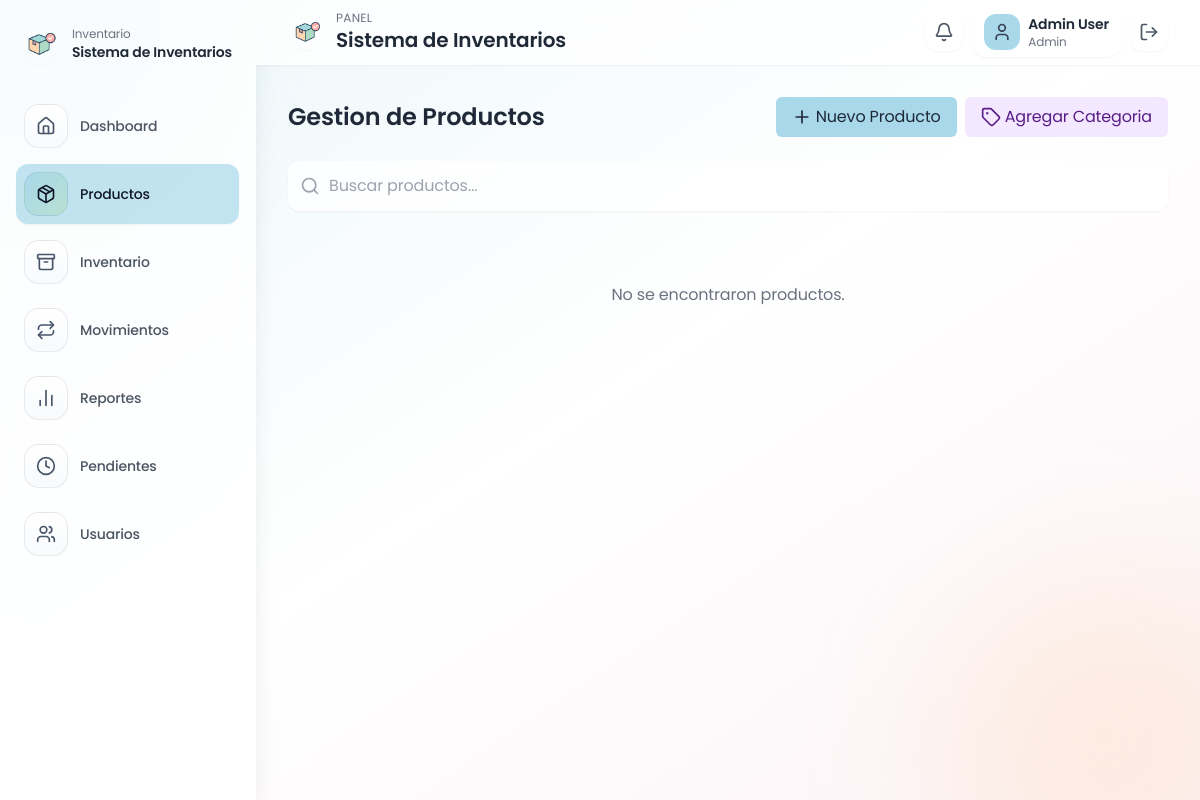
Before: /products (signed in) with the older database file.
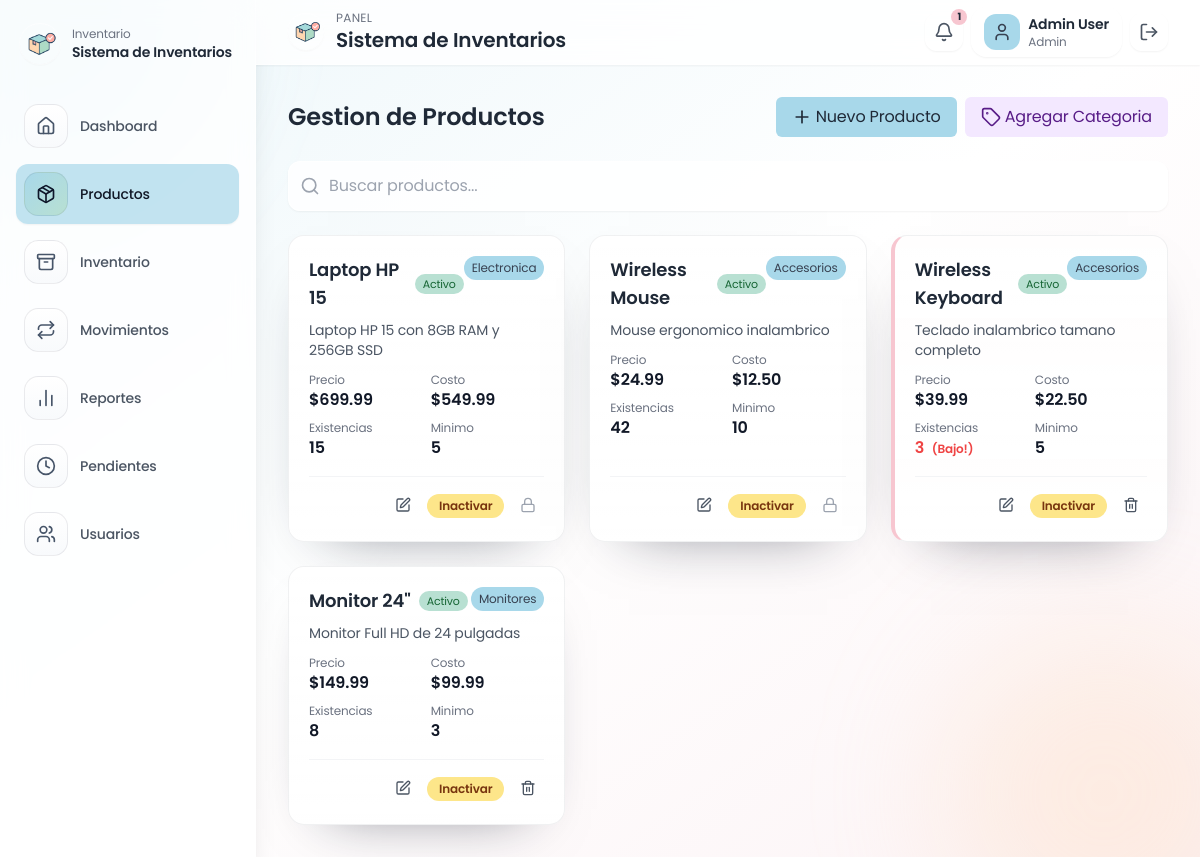
After: the same page with the newer database file.
### tables this page shows
CREATE TABLE IF NOT EXISTS products (
    id INT AUTO_INCREMENT PRIMARY KEY,
    name VARCHAR(150) NOT NULL,
    description TEXT,
    category_id INT NOT NULL,
    price DECIMAL(10,2) NOT NULL DEFAULT 0,
    cost DECIMAL(10,2) NOT NULL DEFAULT 0,
    stock_quantity INT NOT NULL DEFAULT 0,
    min_stock_level INT NOT NULL DEFAULT 0,
    active TINYINT(1) NOT NULL DEFAULT 1,
    image_url TEXT,
    created_at DATETIME NOT NULL DEFAULT CURRENT_TIMESTAMP,
    CONSTRAINT fk_products_category FOREIGN KEY (category_id) REFERENCES categories(id) ON UPDATE CASCADE
);

CREATE TABLE IF NOT EXISTS categories (
    id INT AUTO_INCREMENT PRIMARY KEY,
    name VARCHAR(120) NOT NULL UNIQUE,
    created_at DATETIME NOT NULL DEFAULT CURRENT_TIMESTAMP
);

### app/helpers.php (called while the page is built, shortened)
<?php
function config(string $key, mixed $default = null): mixed
{
    $config = $GLOBALS['app_config'] ?? [];
    $segments = explode('.', $key);
    $value = $config;
    foreach ($segments as $segment) {
        if (is_array($value) && array_key_exists($segment, $value)) {
            $value = $value[$segment];
        } else {
            return $default;
        }
    }
    return $value;
}
function base_url(string $path = ''): string
{
    $base = config('app.base_url', '');
    if ($base === '') {
        $base = rtrim(str_replace('\\', '/', dirname($_SERVER['SCRIPT_NAME'] ?? '')), '/');
    }
    return rtrim($base, '/') . '/' . ltrim($path, '/');
}
function e(?string $value): string
{
    return htmlspecialchars((string) $value, ENT_QUOTES, 'UTF-8');
}
function current_path(): string
{
    $uri = parse_url($_SERVER['REQUEST_URI'] ?? '/', PHP_URL_PATH);
    $base = rtrim(str_replace('\\', '/', dirname($_SERVER['SCRIPT_NAME'] ?? '')), '/');
    $path = '/' . ltrim($uri, '/');
    return $path === '' ? '/' : $path;
}
function auth_user(): ?array
{
    return $_SESSION['user'] ?? null;
}
function render(string $view, array $data = [], ?string $layout = 'layout'): void
{
    $viewFile = __DIR__ . '/Views/' . $view . '.php';
    extract($data);
    include $viewFile;
    $layoutFile = __DIR__ . '/Views/' . $layout . '.php';
    include $layoutFile;
}

### app/Core/Controller.php (called while the page is built, shortened)
<?php
abstract class Controller
{
    protected function render(string $view, array $data = [], ?string $layout = 'layout'): void
    {
        render($view, $data, $layout);
    }
}

### app/Controllers/ProductController.php (called while the page is built, shortened)
<?php
class ProductController extends Controller
{
    public function index(): void
    {
        $currentUser = auth_user();
        $isAdmin = ($currentUser['role'] ?? null) === 'admin';
        $search = trim($_GET['q'] ?? '');
        $category = isset($_GET['category']) ? (int) $_GET['category'] : null;
        $editId = isset($_GET['edit']) ? (int) $_GET['edit'] : null;
        $editingProduct = ($isAdmin && $editId) ? Product::find($editId) : null;
        $products = Product::all($search ?: null, $category ?: null);
        $categories = Category::all();
        $this->render('products/index', [
            'products' => $products,
            'categories' => $categories,
            'search' => $search,
            'selectedCategory' => $category,
            'editingProduct' => $editingProduct,
            'isAdmin' => $isAdmin,
            'message' => flash('success'),
            'error' => flash('error'),
        ]);
    }
}

### public/index.php (called while the page is built, shortened)
<?php
$router = new Router();
$router->get('/login', [AuthController::class, 'showLogin']);
$router->post('/login', [AuthController::class, 'login']);
$router->get('/logout', [AuthController::class, 'logout']);
$router->get('/', [DashboardController::class, 'index']);
$router->get('/products', [ProductController::class, 'index']);
$router->post('/products/save', [ProductController::class, 'save']);
$router->post('/products/deactivate', [ProductController::class, 'deactivate']);
$router->post('/products/reactivate', [ProductController::class, 'reactivate']);
$router->post('/products/delete', [ProductController::class, 'delete']);
$router->post('/categories/save', [CategoryController::class, 'save']);
$router->get('/inventory', [InventoryController::class, 'index']);
$router->post('/inventory/adjust', [InventoryController::class, 'adjust']);
$router->get('/movements', [MovementController::class, 'index']);
$router->post('/movements/save', [MovementController::class, 'save']);
$router->get('/movements/pending', [MovementController::class, 'pending']);
$router->post('/movements/approve', [MovementController::class, 'approve']);
$router->post('/movements/reject', [MovementController::class, 'reject']);
$router->get('/reports', [ReportController::class, 'index']);
$router->get('/users', [UserController::class, 'index']);
$router->post('/users/save', [UserController::class, 'save']);
$router->post('/users/delete', [UserController::class, 'delete']);
$router->post('/users/toggle', [UserController::class, 'toggle']);
$router->dispatch($_SERVER['REQUEST_METHOD'], parse_url($_SERVER['REQUEST_URI'] ?? '/', PHP_URL_PATH) ?: '/');

### app/Models/Product.php (called while the page is built, shortened)
<?php
class Product
{
    public static function all(?string $search = null, ?int $categoryId = null, bool $onlyActive = false): array
    {
        $pdo = Database::connection();
        $sql = 'SELECT p.*, c.name as category, c.id as category_id, (SELECT COUNT(*) FROM movements m WHERE m.product_id = p.id) as movements_count
                FROM products p
                INNER JOIN categories c ON c.id = p.category_id
                WHERE 1=1';
        $params = [];
        $sql .= ' ORDER BY p.created_at DESC';
        $stmt = $pdo->prepare($sql);
        $stmt->execute($params);
        return $stmt->fetchAll();
    }
    public static function lowStock(): array
    {
        $pdo = Database::connection();
        $stmt = $pdo->query('SELECT p.*, c.name as category, c.id as category_id FROM products p INNER JOIN categories c ON c.id = p.category_id WHERE p.stock_quantity <= p.min_stock_level AND p.active = 1 ORDER BY p.stock_quantity ASC');
        return $stmt->fetchAll();
    }
}

### app/Views/products/index.php (the view, shortened to what the changed rows need)
<?php
$isAdmin = $isAdmin ?? false;
?>
<div class="max-w-7xl mx-auto space-y-6">
    <div class="flex flex-col sm:flex-row items-start sm:items-center justify-between">
        <h2 class="text-2xl font-semibold text-gray-800">Gestion de Productos</h2>
    </div>
    <?php if (count($products) === 0): ?>
        <div class="text-center py-12">
            <p class="text-gray-500">No se encontraron productos.</p>
        </div>
    <?php else: ?>
        <div class="grid grid-cols-1 sm:grid-cols-2 lg:grid-cols-3 xl:grid-cols-4 gap-6">
            <?php foreach ($products as $product): ?>
                <?php
                $isLow = $product['stock_quantity'] <= $product['min_stock_level'];
                $isInactive = empty($product['active']);
                $movementsCount = (int) ($product['movements_count'] ?? 0);
                ?>
                <div class="card <?= $isLow ? 'low-stock' : '' ?>">
                    <div class="flex flex-col h-full">
                        <div class="flex-1">
                            <div class="flex justify-between items-start">
                                <div class="space-y-1">
                                    <div class="flex items-center space-x-2">
                                        <h3 class="text-lg font-semibold text-gray-800"><?= e($product['name']) ?></h3>
                                        <span class="px-2 py-0.5 text-[11px] rounded-full <?= $isInactive ? 'bg-gray-200 text-gray-700' : 'bg-green-pastel text-green-800' ?>">
                                            <?= $isInactive ? 'Inactivo' : 'Activo' ?>
                                        </span>
                                    </div>
                                </div>
                                <span class="px-2 py-1 text-xs rounded-full bg-blue-pastel text-gray-700">
                                    <?= e($product['category']) ?>
                                </span>
                            </div>
                            <p class="text-sm text-gray-600 mt-2 line-clamp-2">
                                <?= e($product['description']) ?>
                            </p>
                            <div class="mt-3 grid grid-cols-2 gap-2">
                                <div>
                                    <p class="text-xs text-gray-500">Precio</p>
                                    <p class="font-semibold">$<?= number_format((float) $product['price'], 2) ?></p>
                                </div>
                                <div>
                                    <p class="text-xs text-gray-500">Costo</p>
                                    <p class="font-semibold">$<?= number_format((float) $product['cost'], 2) ?></p>
                                </div>
                                <div>
                                    <p class="text-xs text-gray-500">Existencias</p>
                                    <p class="font-semibold <?= $isLow ? 'text-red-500' : '' ?>">
                                        <?= (int) $product['stock_quantity'] ?>
                                        <?= $isLow ? '<span class="ml-1 text-xs">(Bajo!)</span>' : '' ?>
                                    </p>
                                </div>
                                <div>
                                    <p class="text-xs text-gray-500">Minimo</p>
                                    <p class="font-semibold"><?= (int) $product['min_stock_level'] ?></p>
                                </div>
                            </div>
                        </div>
                        <?php if ($isAdmin): ?>
                            <div class="flex flex-wrap items-center justify-end gap-2 mt-4 pt-3 border-t border-gray-100">
                                <button type="button" class="p-2 rounded-full hover:bg-gray-100 text-gray-600 edit-product"
                                        title="Editar"
                                        data-product='<?= htmlspecialchars(json_encode([
                                            'id' => (int) $product['id'],
                                            'name' => $product['name'],
                                            'category_id' => $product['category_id'],
                                            'description' => $product['description'],
                                            'price' => $product['price'],
                                            'cost' => $product['cost'],
                                            'stock_quantity' => $product['stock_quantity'],
                                            'min_stock_level' => $product['min_stock_level'],
                                        ]), ENT_QUOTES, 'UTF-8') ?>'>
                                    <i data-lucide="edit" class="h-4 w-4"></i>
                                </button>
                                <?php if ($isInactive): ?>
                                    <form action="<?= base_url('products/reactivate') ?>" method="POST">
                                        <input type="hidden" name="id" value="<?= (int) $product['id'] ?>">
                                        <button type="submit" class="px-3 py-1 rounded-full bg-green-pastel text-green-900 hover:bg-green-300 text-xs font-semibold">
                                            Reactivar
                                        </button>
                                    </form>
                                <?php else: ?>
                                    <form action="<?= base_url('products/deactivate') ?>" method="POST">
                                        <button type="submit" class="px-3 py-1 rounded-full bg-amber-200 text-amber-900 hover:bg-amber-300 text-xs font-semibold">
                                            Inactivar
                                        </button>
                                    </form>
                                <?php endif; ?>
                                <?php if ($movementsCount === 0): ?>
                                    <form action="<?= base_url('products/delete') ?>" method="POST" onsubmit="return confirm('Eliminar este producto?');">
                                        <button type="submit" class="p-2 rounded-full hover:bg-gray-100 text-gray-600" title="Eliminar">
                                            <i data-lucide="trash" class="h-4 w-4"></i>
                                        </button>
                                    </form>
                                <?php else: ?>
                                    <button type="button" class="p-2 rounded-full text-gray-400 cursor-not-allowed" title="Este producto no puede eliminarse porque tiene transacciones registradas.">
                                        <i data-lucide="lock" class="h-4 w-4"></i>
                                    </button>
                                <?php endif; ?>
                            </div>
                        <?php endif; ?>
                    </div>
                </div>
            <?php endforeach; ?>
        </div>
    <?php endif; ?>
</div>

### app/Views/partials/sidebar.php (shortened to what the changed rows need)
<?php
$user = auth_user();
$isAdmin = $user && ($user['role'] === 'admin');
$links = [
    ['path' => '/', 'icon' => 'home', 'label' => 'Dashboard'],
    ['path' => '/products', 'icon' => 'package', 'label' => 'Productos'],
    ['path' => '/inventory', 'icon' => 'archive', 'label' => 'Inventario'],
    ['path' => '/movements', 'icon' => 'repeat', 'label' => 'Movimientos'],
    ['path' => '/reports', 'icon' => 'bar-chart-2', 'label' => 'Reportes'],
];
if ($isAdmin) {
    $links[] = ['path' => '/movements/pending', 'icon' => 'clock', 'label' => 'Pendientes'];
    $links[] = ['path' => '/users', 'icon' => 'users', 'label' => 'Usuarios'];
}
?>
<aside class="bg-white/80 backdrop-blur-md border-r border-white/50 shadow-xl w-20 md:w-64 flex flex-col py-6 px-3 md:px-4">
    <nav class="space-y-2">
        <?php foreach ($links as $link): ?>
            <?php $isActive = rtrim(current_path(), '/') === rtrim($link['path'], '/'); ?>
            <a href="<?= base_url(ltrim($link['path'], '/')) ?>"
               class="group relative flex items-center gap-3 px-2 py-2 rounded-xl text-sm font-medium transition <?= $isActive ? 'bg-blue-pastel/70 text-gray-900 shadow-sm' : 'text-gray-600 hover:bg-white/70 hover:shadow-sm' ?>">
                <span class="sidebar-icon <?= $isActive ? 'active' : '' ?>">
                    <i data-lucide="<?= e($link['icon']) ?>" class="h-5 w-5"></i>
                </span>
                <span class="hidden md:inline"><?= e($link['label']) ?></span>
            </a>
        <?php endforeach; ?>
    </nav>
</aside>

### app/Views/partials/header.php (shortened to what the changed rows need)
<?php
$lowStockCount = count(Product::lowStock());
?>
<header class="bg-white/80 backdrop-blur-md border-b border-white/50 shadow-sm z-10">
    <div class="max-w-7xl mx-auto px-4 sm:px-6 lg:px-8">
        <div class="flex justify-between h-16">
            <div class="flex items-center space-x-3">
                <div>
                    <h1 class="text-xl font-semibold text-gray-800">
                        <?= e(config('app.name')) ?>
                    </h1>
                </div>
            </div>
            <div class="flex items-center space-x-2">
                <div class="relative">
                    <button class="p-2 rounded-xl text-gray-600 hover:text-gray-800 hover:bg-gray-50/80 border border-white/70 shadow-sm focus:outline-none focus:ring-2 focus:ring-blue-pastel">
                        <i data-lucide="bell" class="h-5 w-5"></i>
                        <?php if ($lowStockCount > 0): ?>
                            <span class="absolute -top-1 -right-1 block h-4 w-4 rounded-full bg-pink-pastel text-[10px] text-center font-bold text-gray-800">
                                <?= $lowStockCount ?>
                            </span>
                        <?php endif; ?>
                    </button>
                </div>
            </div>
        </div>
    </div>
</header>

Changed rows visible on the page:
now on this page (row edited): products: name "Laptop HP 15", active "Activo", category.name "Electronica", description "Laptop HP 15 con 8GB RAM y 256GB SSD", price "699.99", cost "549.99", stock_quantity "15", min_stock_level "5"
now on this page (row edited): products: name "Wireless Mouse", active "Activo", category.name "Accesorios", description "Mouse ergonomico inalambrico", price "24.99", cost "12.50", stock_quantity "42", min_stock_level "10"
now on this page (row edited): products: name "Wireless Keyboard", active "Activo", category.name "Accesorios", description "Teclado inalambrico tamano completo", price "39.99", cost "22.50", stock_quantity "3", shows "(Bajo!)", min_stock_level "5"
now on this page (row edited): products: name "Monitor 24\"", active "Activo", category.name "Monitores", description "Monitor Full HD de 24 pulgadas", price "149.99", cost "99.99", stock_quantity "8", min_stock_level "3"
Other visible differences:
$lowStockCount: (not shown) → "1"
text no longer shown: "No se encontraron productos."
